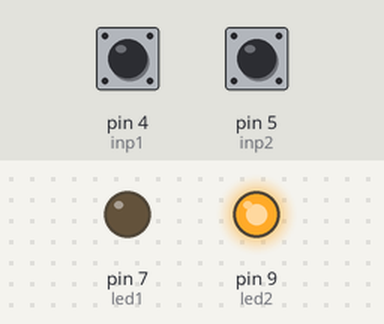
This sketch was run on a simulated Arduino Uno, built with avr-gcc and run on an emulated ATmega328P. Parts: output pins drawn as LEDs (lit = HIGH). Dashed ring = blinking. Inputs (shaded band) come from the test bench; at power-on: pin 4 (inp1) HIGH, pin 5 (inp2) HIGH.

Above: at 1.2 s.
1.3 s: pin 4 (inp1) pulled LOW for 0.15 s
At 1.42 s:
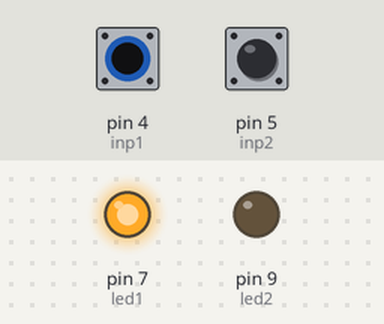
3.3 s: pin 5 (inp2) pulled LOW for 1 s
At 3.67 s:
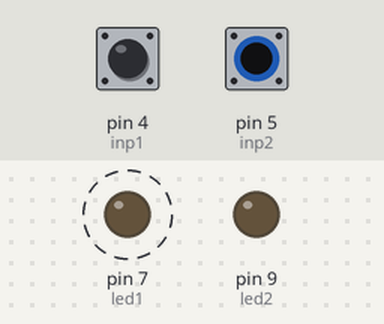
5.8 s: pin 5 (inp2) pulled LOW for 3.2 s
At 10.2 s:
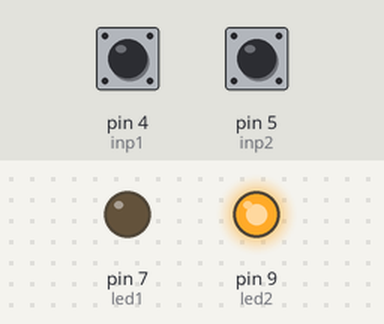
10.5 s: pin 4 (inp1) pulled LOW for 3.2 s
At 10.62 s:
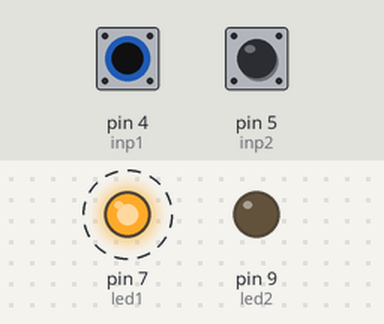
Timing chart, 0 to 15.5 s (numbered marks = the images above; inputs shaded):
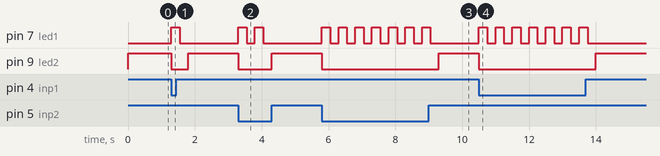

Measured:
- after the input at 1.3 s, pin 7 (led1): LOW → HIGH at once, → LOW 0.25 s later; pin 9 (led2): HIGH → LOW at once, → HIGH 0.50 s later
- after the input at 3.3 s, pin 7 (led1): alternates HIGH for 0.25 s and LOW for 0.25 s, 4 changes in all, then stays LOW, starting at once; pin 9 (led2): HIGH → LOW at once, → HIGH 1.0 s later
- after the input at 5.8 s, pin 7 (led1): alternates HIGH for 0.25 s and LOW for 0.25 s, 14 changes in all, then stays LOW, starting at once; pin 9 (led2): HIGH → LOW at once, → HIGH 3.5 s later
- after the input at 10.5 s, pin 7 (led1): alternates HIGH for 0.25 s and LOW for 0.25 s, 14 changes in all, then stays LOW, starting at once; pin 9 (led2): HIGH → LOW at once, → HIGH 3.5 s later

The sketch:

tlacitka_default_OR_AND_switch.ino
```cpp
int led1 = 7;
int led2 = 9;

int inp1 = 4;
int inp2 = 5;

int freq1 = 2; //Hz
int per1 = 1000 / freq1; //ms
int halfper1 = per1 / 2;

int freq2 = 4; //Hz
int per2 = 1000 / freq2; //ms
int halfper2 = per2 / 2;

void setup() {
  pinMode(inp1, INPUT_PULLUP);
  pinMode(inp2, INPUT_PULLUP);

  pinMode(led1, OUTPUT);
  pinMode(led2, OUTPUT);
}

void loop() {
  if (digitalRead(inp1) == LOW && digitalRead(inp2) == LOW) {
    digitalWrite(led2, LOW);
    blink(led1, halfper2);
  } else if (digitalRead(inp1) == LOW || digitalRead(inp2) == LOW) {
    digitalWrite(led2, LOW);
    blink(led1, halfper1);
  } else {
    digitalWrite(led2, HIGH);
  }
}

void blink(int pinID, int delayTime) {
  digitalWrite(pinID, HIGH);
  delay(delayTime);
  digitalWrite(pinID, LOW);
  delay(delayTime);
}
```
